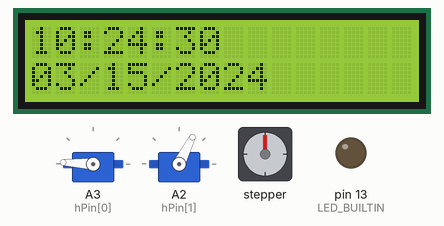
Simulated run of this sketch. Board: Arduino Uno, built with avr-gcc and run on an emulated ATmega328P. Shown: 16×2 character LCD, 2 × servo, stepper motor, output pins drawn as LEDs (lit = HIGH). The local clock reads 2024-03-15 10:24:30 at power-on unless the sketch sets it; stepper angles assume 4096 steps per turn.

Above: at 0.28 s.
At 10.78 s:
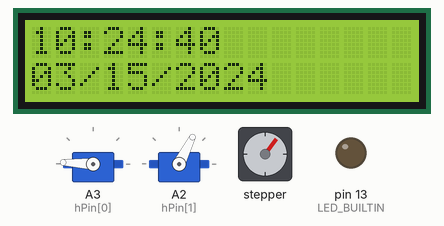
At 20.38 s:
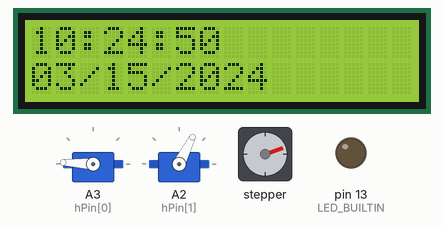
At 39.86 s:
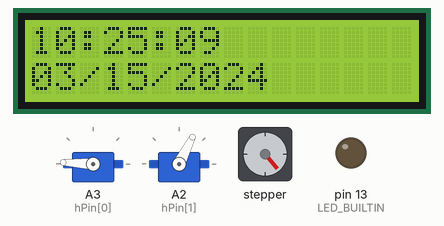
Timing chart, 0 to 40.0 s (numbered marks = the images above):
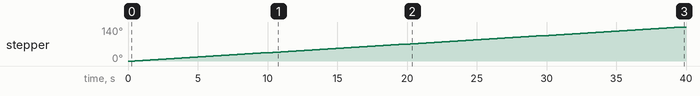

The sketch:

clock_hour_servo.ino
```cpp
// 0 - 4076 - stepper
#define AM 0
#define PM 1

#define HOUR_A 0
#define HOUR_B 1

#include <Wire.h>
#include <Rtc_Pcf8563.h>
#include <LiquidCrystal.h>
#include <Servo.h>

#include <AccelStepper.h>

// stepper motor for pendulum
#define HALFSTEP 8

// Motor pin definitions
#define motorPin1   8     // IN1 on the ULN2003 driver 1
#define motorPin2   9     // IN2 on the ULN2003 driver 1
#define motorPin3  10     // IN3 on the ULN2003 driver 1
#define motorPin4  11     // IN4 on the ULN2003 driver 1

// Initialize with pin sequence IN1-IN3-IN2-IN4 for using the AccelStepper with 28BYJ-48
AccelStepper stepper(HALFSTEP, motorPin1, motorPin3, motorPin2, motorPin4);

Rtc_Pcf8563 RTC;

LiquidCrystal lcd(2, 3, 4, 5, 6, 7);

Servo hourHand[2];
Servo minuteHand[2];

int myH, myM, myS;//, myDa, myMo, myYe;
unsigned long lastMillis = 0;
int num = 0;

const int waitDelay = 1000;
const byte hPin[] = { A3, A2 };
//const byte mPin[] = { 10, 11 };

int xH, mH;
//int xM, mM;
int servo_hour;
//int servo_minute;

boolean h_ab = HOUR_A;

void setup()
{
  Serial.begin(9600);
  Wire.begin();
  lcd.begin(16, 2);
  for (int i = 0; i < 2; i++)
  {
    hourHand[i].attach(hPin[i]);
    //minuteHand[i].attach(mPin[i]);
  }
  hourHand[1].write(177);
  stepper.setMaxSpeed(1000.0);
  stepper.setAcceleration(140.0);
  stepper.setSpeed(700);
  pinMode(LED_BUILTIN, OUTPUT);
  /*
    RTC.initClock();
    RTC.setDate(3, 2, 4, 0, 17);
    RTC.setTime(7, 34, 00);
  */

}

boolean am_pm = AM;

void loop()
{
  lcd.setCursor(0, 0);
  myH = RTC.getHour();
  myM = RTC.getMinute();
  lcd.print(RTC.formatTime());
  lcd.setCursor(0, 1);
  lcd.print(RTC.formatDate());
  am_pm = (myH >= 12);
  myH = (myH > 12 || myH == 0 ? abs(myH - 12) : myH);
  if (myH <= 6)
  {
    xH = 6;
    mH = 1;
    h_ab = HOUR_A;
  }
  else
  {
    xH = 12;
    mH = 7;
    h_ab = HOUR_B;
  }
  /*
    if (myM <= 30)
    {
    xM = 30;
    mM = 0;
    }
    else
    {
    xM = 59;
    mM = 31;
    }
  */
  servo_hour = map(myH, mH, xH, 135, 15);
  //servo_minute = map(myM, mM, xM, 135, 5);
  if (h_ab == HOUR_A)
  {
    hourHand[0].write(servo_hour);
    hourHand[1].write(177);
  }
  else
  {
    hourHand[0].write(177);
    hourHand[1].write(servo_hour);
  }
  delay(15);                           // waits for the servo to get there

  /*
    DateTime now = RTC.now();
    myHo = now.hour();
    myMi = now.minute();
    mySe = now.second();
    myDa = now.day();
    myMo = now.month();
    myYe = now.year();
    if (myHo < 10)
    lcd.print('0');
    lcd.print(myHo);
    lcd.print(':');
    if (myMi < 10)
    lcd.print('0');
    lcd.print(myMi);
    lcd.print(':');
    if (mySe < 10)
    lcd.print('0');
    lcd.print(mySe);
    lcd.setCursor(0, 1);
    if (myDa < 10)
    lcd.print('0');
    lcd.print(myDa);
    lcd.print('/');
    if (myMo < 10)
    lcd.print('0');
    lcd.print(myMo);
    lcd.print('/');
    lcd.print(myYe);
  */
#if PENDULUM
  //stepper.runToNewPosition(500);
  //stepper.runToNewPosition(-500);

  stepper.moveTo(num);
  stepper.run();
  if (stepper.distanceToGo() == 0)
  {
    if (num == 0 || num == -500)
    {
      num = 500;
    }
    else if (num == 500)
    {
      num = -500;
    }
  }
#endif
  num = map(myM, 0, 59, 0, 4076);
  //if (stepper.distanceToGo() != 0) { }
  stepper.moveTo(num);
  stepper.run();
  /*
  Serial.print(myM);
  Serial.print(F("\t"));
  Serial.println(num);
  delay(250);
  */
}
```

Measured:
- by itself, stepper: keeps turning clockwise at about 4°/s
- what the display in image 1 shows lasts 1.0 s, from 10.0 s to 11.0 s
